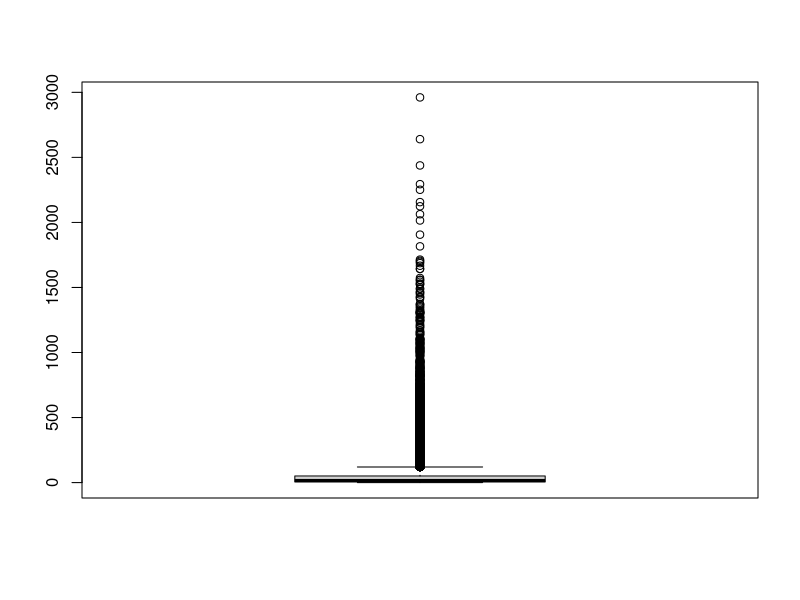
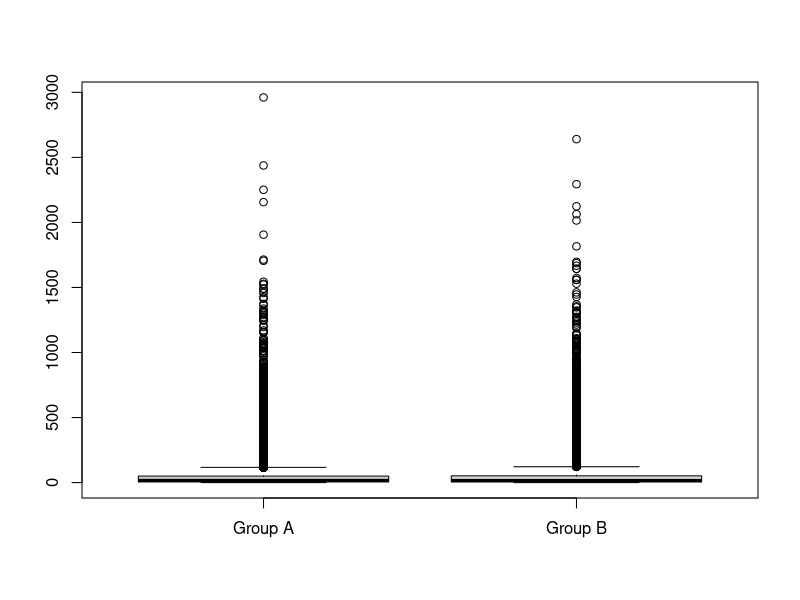
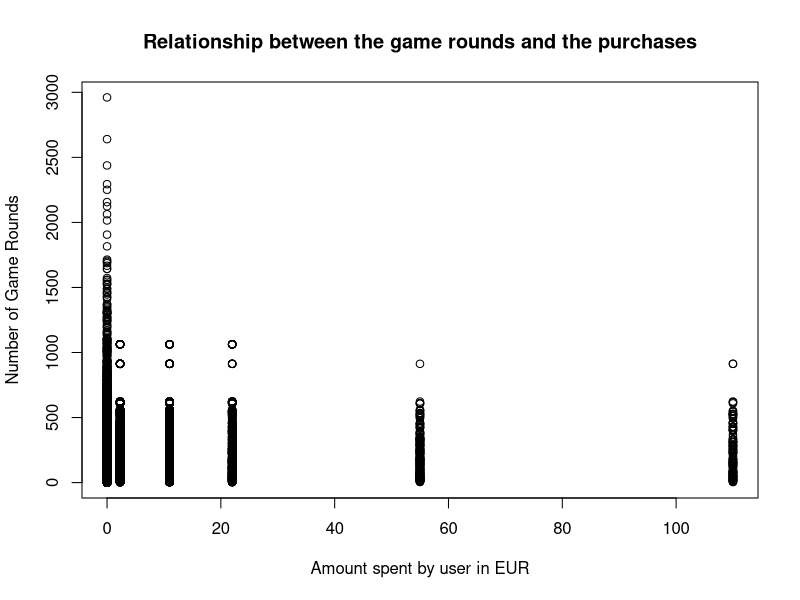
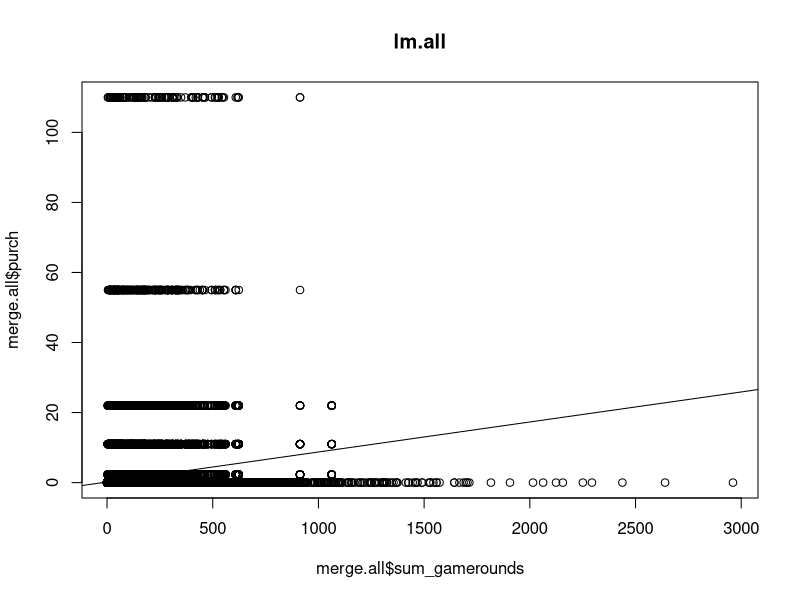
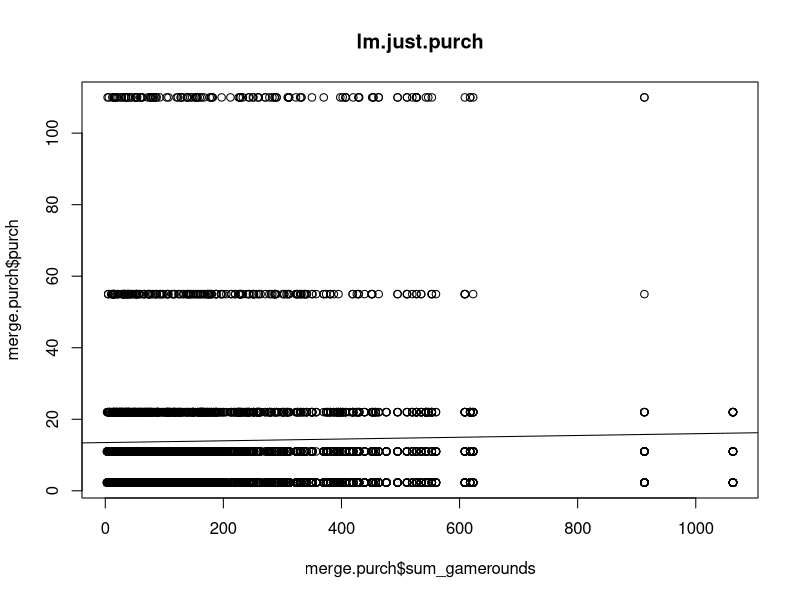

Reproduce these figures in R, in order.
## ---- chunk 1
knitr::opts_chunk$set(echo = TRUE)
## ---- chunk 2
  DS <- read.csv("cookie_cats_ABtest.csv", sep = ",")
  PR <- read.csv("cookie_cats_purch.csv", sep = ",")
  
  str(DS)
  str(PR)
## ---- chunk 3
  naUserid <- which(is.na(DS$userid)) ; naUserid
  DS <- DS[-naUserid, ]
## ---- chunk 4
  table(DS$retention_1)
  DS$retention_1[DS$retention_1 == "false "] = FALSE
  DS$retention_1[DS$retention_1 == "  true "] = TRUE
  table(DS$retention_1)
## ---- chunk 5
  DS <- DS[-which.max(DS$sum_gamerounds), ]
## ---- chunk 6
  inexistentValues <- which((PR$id %in% DS$userid) == FALSE) ; inexistentValues
  PR <- PR[-inexistentValues, ]
  which((PR$id %in% DS$userid) == FALSE)
## ---- chunk 7
  naPurch <- which(is.na(PR$purch)) ; naPurch
  PR <- PR[-naPurch, ]
## ---- chunk 8
  PR['purch'] <-  as.numeric(gsub("[a-zA-Z]","", PR$purch))
## ---- chunk 9
  PR$purch[PR$purch < 0] <- -(PR$purch[PR$purch < 0])
  unique(PR$purch)
## ---- chunk 10
  nrow(DS)
## ---- chunk 11
  table(DS$version)
## ---- chunk 12
  boxplot(DS$sum_gamerounds)
  groupA <- DS$sum_gamerounds[DS$version == "gate_30"]
  groupB <- DS$sum_gamerounds[DS$version == "gate_40"]
  boxplot(groupA, groupB, names = c("Group A", "Group B"))
## ---- chunk 13
  activeUsersDay1 <- sum(DS$retention_1 == TRUE)
  totalUsers <- nrow(DS)
  percentageRetentionDay1 <- activeUsersDay1 * 100 / totalUsers
  paste(as.character(round(percentageRetentionDay1, 3)),"%")
## ---- chunk 14
  activeUsersDay7 <- sum(DS$retention_1 == TRUE & DS$retention_7 == TRUE)
  percentageRetentionDay7 <- activeUsersDay7 * 100 / totalUsers
  paste(as.character(round(percentageRetentionDay7, 3)),"%")
## ---- chunk 15
  non.playing.users <- sum(DS$retention_1 == FALSE & DS$retention_7 == FALSE) ; non.playing.users
## ---- chunk 16
  percentageNonPlayingUsers <- non.playing.users * 100 / totalUsers
  paste(as.character(round(percentageNonPlayingUsers, 2)),"%")
## ---- chunk 17
  num.users.DS <- nrow(DS)
  num.users.PR <- nrow(PR)
  PR.AND.DS.USERS <- sum(num.users.DS, num.users.PR)
  
  percentage.paying.users <- num.users.PR * 100 / PR.AND.DS.USERS
  paste(as.character(round(percentage.paying.users, 2)), "%")
## ---- chunk 18
  repeated <- length(table(PR$id))
  percentage.multiple.purchases <- repeated * 100 / num.users.PR
  paste(as.character(round(percentage.multiple.purchases, 2)), "%")
## ---- chunk 19
  mean <- mean(PR$purch) ; mean
  # <- max(PR$purch) ; max esta mal, s'ha de mirar el maxim total de compres per usuari, no la compra mes cara
  
## ---- chunk 20
  #stdev <- sqrt(sum((dataset$A)^2) / (length(dataset$A)-1))
## ---- chunk 21
  library(dplyr)
  merge.all <-merge(DS,PR,by.x="userid",by.y="id", all = TRUE)
  merge.all$purch[is.na(merge.all$purch)] <- 0
  
  merge.purch = merge(DS,PR,by.x="userid",by.y="id")
## ---- chunk 22
  plot(merge.all$purch, merge.all$sum_gamerounds, ylab = "Number of Game Rounds", xlab = "Amount spent by user in EUR", main = "Relationship between the game rounds and the purchases")
## ---- chunk 23
  lm.all <- lm(purch ~ sum_gamerounds, merge.all)
  lm.all
  
  lm.just.purch <- lm(purch ~ sum_gamerounds, merge.purch)
  lm.just.purch
  
  plot(merge.all$sum_gamerounds, merge.all$purch, main = "lm.all")
  abline(lm.all)
  
  plot(merge.purch$sum_gamerounds, merge.purch$purch, main = "lm.just.purch")
  abline(lm.just.purch)
#supuestamente purch es mejor
## ---- chunk 24
  summary(lm.all)
  summary(lm.just.purch)
## ---- chunk 25
  fifty.gamerounds <- 50
  new.ds <- data.frame(sum_gamerounds=fifty.gamerounds)
  prediction = predict(lm.all, new.ds)
  prediction
  
  prediction1 = predict(lm.just.purch, new.ds)
  prediction1
## ---- chunk 26
  simulation.game.rounds <- seq(from = 0, to = 1000, by = 50)
  new.ds <- data.frame(sum_gamerounds=simulation.game.rounds)
  predicted.simulation <- predict(lm.all, new.ds)
  predicted.simulation
  
  predicted.simulation.1 <- predict(lm.just.purch, new.ds)
  predicted.simulation.1
